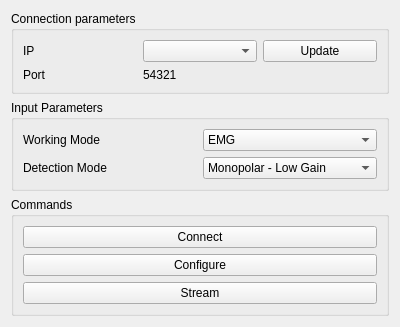
<?xml version="1.0" encoding="UTF-8"?>
<ui version="4.0">
 <class>MuoviForm</class>
 <widget class="QWidget" name="MuoviForm">
  <property name="geometry">
   <rect>
    <x>0</x>
    <y>0</y>
    <width>400</width>
    <height>324</height>
   </rect>
  </property>
  <property name="windowTitle">
   <string>MuoviForm</string>
  </property>
  <layout class="QGridLayout" name="gridLayout">
   <item row="4" column="0">
    <spacer name="verticalSpacer">
     <property name="orientation">
      <enum>Qt::Vertical</enum>
     </property>
     <property name="sizeHint" stdset="0">
      <size>
       <width>20</width>
       <height>86</height>
      </size>
     </property>
    </spacer>
   </item>
   <item row="0" column="0" colspan="2">
    <widget class="QGroupBox" name="connectionGroupBox">
     <property name="title">
      <string>Connection parameters</string>
     </property>
     <layout class="QGridLayout" name="gridLayout_7">
      <item row="1" column="1">
       <widget class="QLabel" name="connectionPortLabel">
        <property name="text">
         <string>54321</string>
        </property>
       </widget>
      </item>
      <item row="1" column="0">
       <widget class="QLabel" name="label_7">
        <property name="text">
         <string>Port</string>
        </property>
       </widget>
      </item>
      <item row="0" column="0">
       <widget class="QLabel" name="label_6">
        <property name="text">
         <string>IP</string>
        </property>
       </widget>
      </item>
      <item row="0" column="2">
       <widget class="QPushButton" name="connectionUpdatePushButton">
        <property name="text">
         <string>Update</string>
        </property>
       </widget>
      </item>
      <item row="0" column="1">
       <widget class="QComboBox" name="connectionIPComboBox"/>
      </item>
     </layout>
    </widget>
   </item>
   <item row="2" column="0" rowspan="2" colspan="2">
    <widget class="QGroupBox" name="commandsGroupBox">
     <property name="title">
      <string>Commands</string>
     </property>
     <layout class="QGridLayout" name="gridLayout_3">
      <item row="0" column="0">
       <widget class="QPushButton" name="commandConnectionPushButton">
        <property name="text">
         <string>Connect</string>
        </property>
       </widget>
      </item>
      <item row="1" column="0">
       <widget class="QPushButton" name="commandConfigurationPushButton">
        <property name="text">
         <string>Configure</string>
        </property>
       </widget>
      </item>
      <item row="2" column="0">
       <widget class="QPushButton" name="commandStreamPushButton">
        <property name="text">
         <string>Stream</string>
        </property>
       </widget>
      </item>
     </layout>
    </widget>
   </item>
   <item row="1" column="0" colspan="2">
    <widget class="QGroupBox" name="inputGroupBox">
     <property name="title">
      <string>Input Parameters</string>
     </property>
     <layout class="QGridLayout" name="gridLayout_4">
      <item row="1" column="1">
       <widget class="QComboBox" name="inputDetectionModeComboBox">
        <property name="currentIndex">
         <number>1</number>
        </property>
        <item>
         <property name="text">
          <string>Monopolar - High Gain</string>
         </property>
        </item>
        <item>
         <property name="text">
          <string>Monopolar - Low Gain</string>
         </property>
        </item>
        <item>
         <property name="text">
          <string>Impedance Check</string>
         </property>
        </item>
        <item>
         <property name="text">
          <string>Test</string>
         </property>
        </item>
       </widget>
      </item>
      <item row="1" column="0">
       <widget class="QLabel" name="label_10">
        <property name="text">
         <string>Detection Mode</string>
        </property>
       </widget>
      </item>
      <item row="0" column="0">
       <widget class="QLabel" name="label">
        <property name="text">
         <string>Working Mode</string>
        </property>
       </widget>
      </item>
      <item row="0" column="1">
       <widget class="QComboBox" name="inputWorkingModeComboBox">
        <property name="currentIndex">
         <number>1</number>
        </property>
        <item>
         <property name="text">
          <string>EEG</string>
         </property>
        </item>
        <item>
         <property name="text">
          <string>EMG</string>
         </property>
        </item>
       </widget>
      </item>
     </layout>
    </widget>
   </item>
  </layout>
 </widget>
 <resources/>
 <connections/>
</ui>
